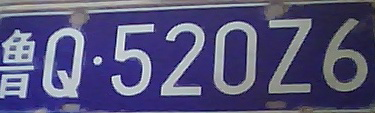
#> input picture evenvi-PY-PLR-master/PY-PLR/opencv/img/dest5.png, 375 x 113 px
$ python recognize.py   (Python 2 division)
#> lines starting #> are read from the running program, lines starting #| are printed output that depends on the picture; after the words box and inside, x2 and y2 are one past the last pixel; in counts of white or black regions, pixels touching at a corner belong together
__author__ = 'Evenvi'
#! /usr/bin/env python
# coding: u8
import os, sys, Image,ImageFilter,ImageEnhance
import cv
import time

GRID_COLOR = (49, 36, 115)
BG_COLOR = (49, 36, 115)
ARC_COLOR = (104, 109, 106)
BLACK = (0,0,0)
WHITE = (255, 255, 255)
def eraseGridAndArc(im):
    w, h = im.size
    pixels = im.load()
    for y in range(h):
        for x in range(w):
            pixel = pixels[x, y]
            if pixel == BG_COLOR or pixel == GRID_COLOR:
                im.putpixel((x, y), WHITE)
            elif pixel == ARC_COLOR:
                up = y > 0 and pixels[x, y-1] or None
                down = y < h-1 and pixels[x, y+1] or None
                up_down = up or down
                im.putpixel((x, y), up_down and up_down or WHITE)
    enhancer = ImageEnhance.Contrast(im)
    im = enhancer.enhance(255)
    im = im.convert('1')
    im.show()
    return im

# [43 lines left out: functions grayImage, getPoint, getVerticalProjection, showVerticalProjection, not called in this run]

if __name__ == '__main__':
    im = Image.open('./img/dest5.png')
#> im is the input picture: PIL image 375x113 RGB; mean R, G, B 85.4, 83.4, 122.1
    #grayImagePath = grayImage(oriImgPath)

    enhancer = ImageEnhance.Contrast(im)
    im = enhancer.enhance(6)
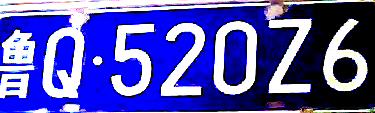
#> im: PIL image 375x113 RGB; mean R, G, B 85.5, 84.7, 179.9
    im = im.convert('1')
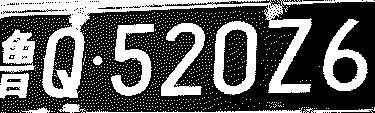
#> im: PIL image 375x113 1; 37.2% white; 1473 white regions (1462 under 20 px), largest, box (x1, y1, x2, y2) and area: (0, 0, 375, 98) 6254, (213, 21, 257, 95) 1571, (111, 24, 154, 96) 1408
    im = im.filter(ImageFilter.MedianFilter)
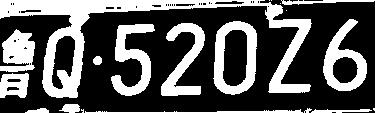
#> im: PIL image 375x113 1; 34.3% white; 20 white regions (6 under 20 px), largest, box (x1, y1, x2, y2) and area: (0, 0, 312, 98) 6240, (213, 21, 257, 95) 1569, (111, 24, 155, 96) 1404

    im = eraseGridAndArc(im)
#> (the run stopped early here; a loop or call above may not have finished)

$ run again, with evenvi-PY-PLR-master/PY-PLR/opencv/img/dest1.jpg saved as evenvi-PY-PLR-master/PY-PLR/opencv/img/dest5.png
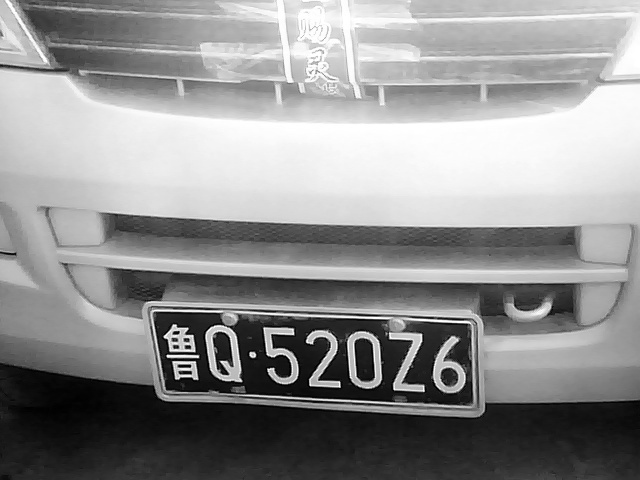
#> input picture evenvi-PY-PLR-master/PY-PLR/opencv/img/dest1.jpg, 640 x 480 px
#> im is the input picture: PIL image 640x480 L; min 0, max 255, mean 143.7
#> `im = im.convert('1')`:
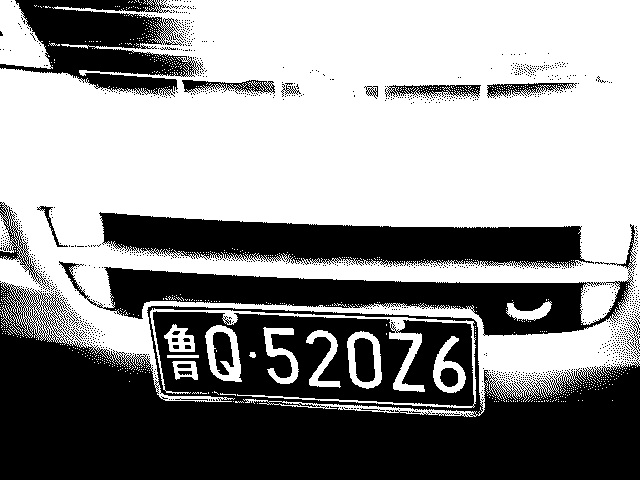
#> im: PIL image 640x480 1; 57.1% white; 1245 black regions (1220 under 20 px), largest, box (x1, y1, x2, y2) and area: (0, 282, 640, 480) 81555, (99, 212, 594, 268) 17085, (59, 224, 636, 336) 16196
#> `im = im.filter(ImageFilter.MedianFilter)`:
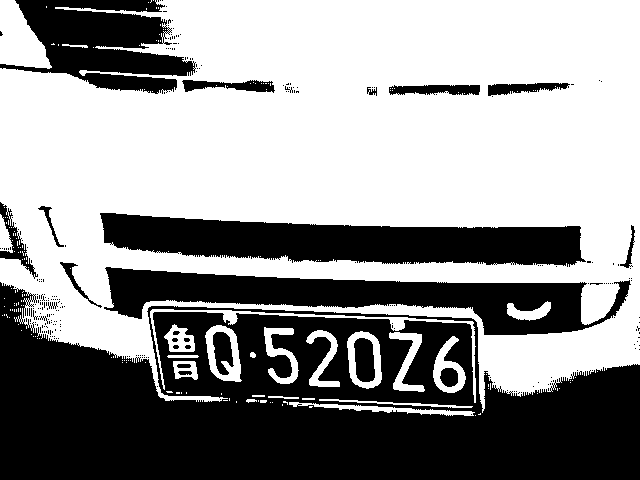
#> im: PIL image 640x480 1; 57.4% white; 255 black regions (232 under 20 px), largest, box (x1, y1, x2, y2) and area: (0, 282, 640, 480) 81607, (100, 213, 586, 267) 17150, (104, 267, 631, 335) 15723

$ run again, with evenvi-PY-PLR-master/PY-PLR/opencv/img/dest2.jpg saved as evenvi-PY-PLR-master/PY-PLR/opencv/img/dest5.png
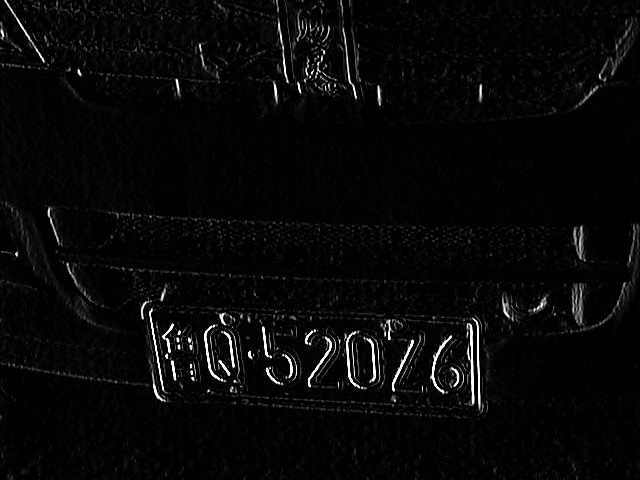
#> input picture evenvi-PY-PLR-master/PY-PLR/opencv/img/dest2.jpg, 640 x 480 px
#> im is the input picture: PIL image 640x480 L; min 0, max 255, mean 7.7
#> `im = im.convert('1')`:
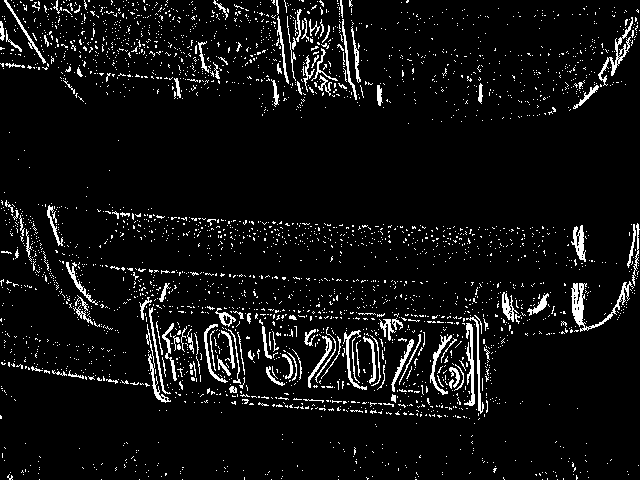
#> im: PIL image 640x480 1; 6.2% white in thin lines or dots
#> `im = im.filter(ImageFilter.MedianFilter)`:
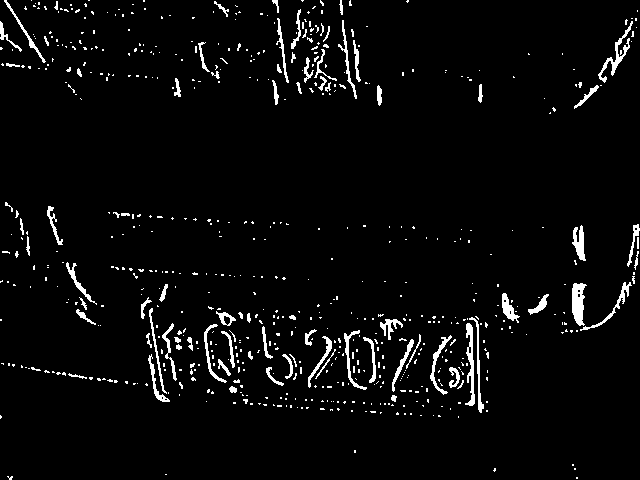
#> im: PIL image 640x480 1; 3.8% white; 647 white regions (563 under 20 px), largest, box (x1, y1, x2, y2) and area: (572, 283, 587, 326) 436, (465, 323, 475, 406) 387, (598, 21, 633, 83) 382

$ run again, with evenvi-PY-PLR-master/PY-PLR/opencv/img/dest3.jpg saved as evenvi-PY-PLR-master/PY-PLR/opencv/img/dest5.png
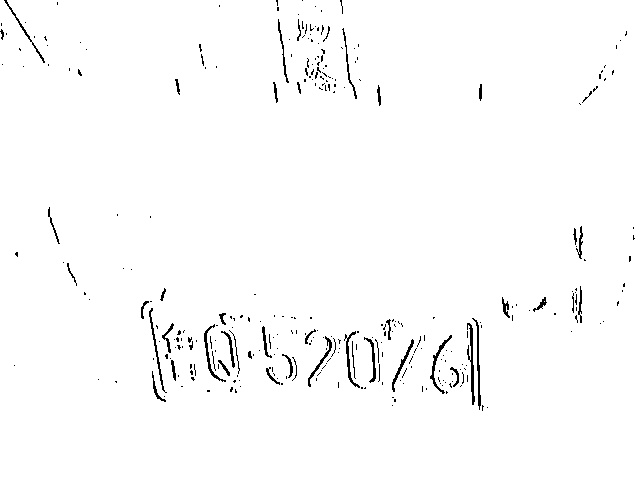
#> input picture evenvi-PY-PLR-master/PY-PLR/opencv/img/dest3.jpg, 640 x 480 px
#> im is the input picture: PIL image 640x480 L; min 0, max 255, mean 250.8
#> `im = im.filter(ImageFilter.MedianFilter)`:
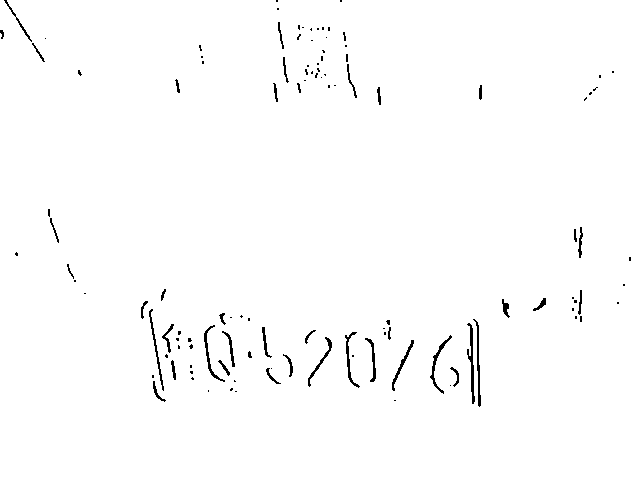
#> im: PIL image 640x480 1; 98.8% white; black in thin lines or dots, all inside (x1, y1, x2, y2) = (0, 0, 631, 407)
